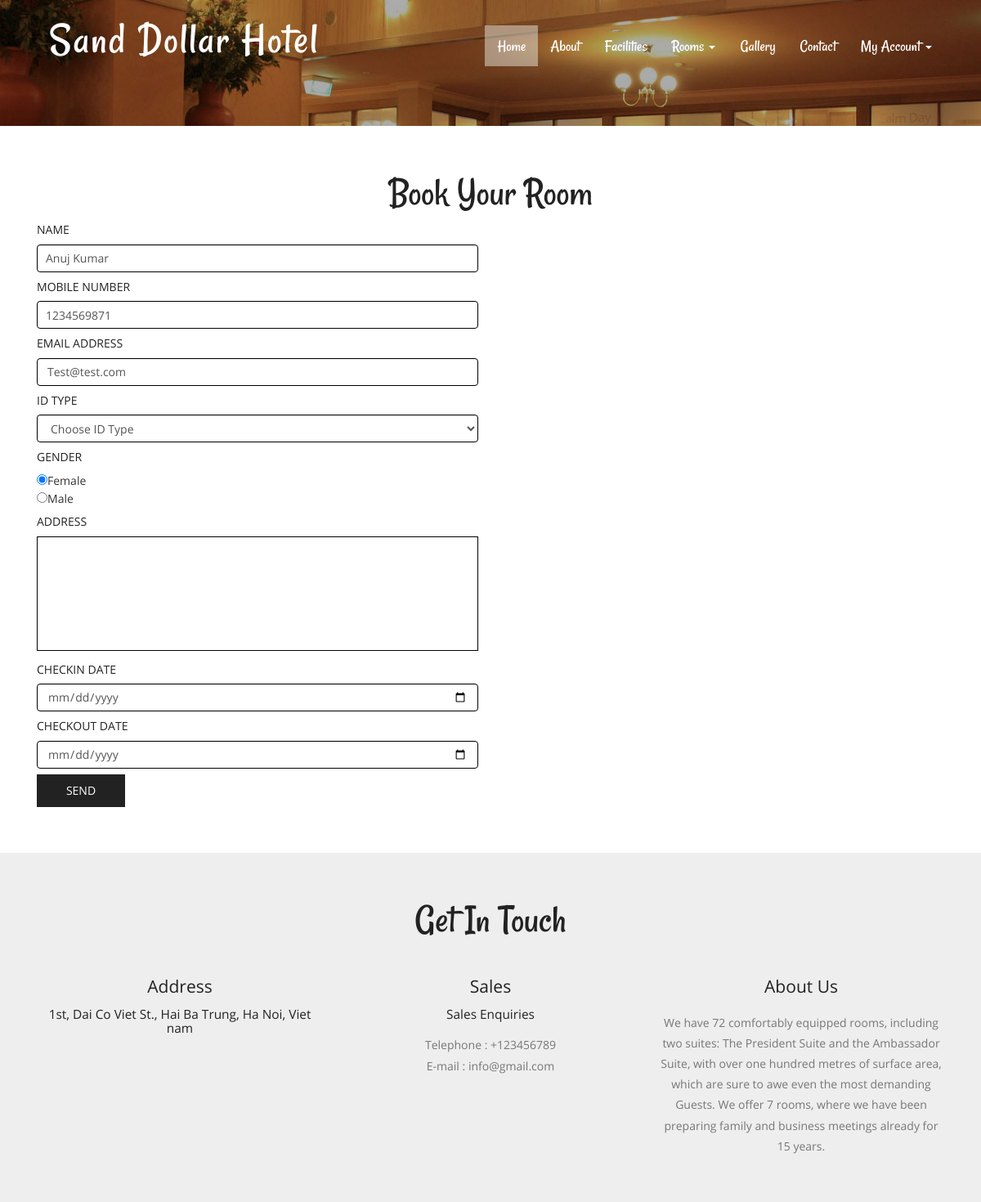
The app's page /book-room.php (signed in) with its own data.
### tables this page shows
CREATE TABLE `tbluser` (
  `ID` int(10) NOT NULL,
  `FullName` varchar(200) DEFAULT NULL,
  `MobileNumber` bigint(10) DEFAULT NULL,
  `Email` varchar(120) DEFAULT NULL,
  `Password` varchar(120) DEFAULT NULL,
  `RegDate` timestamp NULL DEFAULT current_timestamp()
);

CREATE TABLE `tblpage` (
  `ID` int(10) NOT NULL,
  `PageType` varchar(120) DEFAULT NULL,
  `PageTitle` varchar(200) DEFAULT NULL,
  `PageDescription` mediumtext DEFAULT NULL,
  `Email` varchar(120) DEFAULT NULL,
  `MobileNumber` bigint(10) DEFAULT NULL,
  `UpdationDate` timestamp NULL DEFAULT NULL ON UPDATE current_timestamp()
);

### src/book-room.php (the view, shortened to what this page needs)
<?php
include('includes/dbconnection.php');
if (strlen($_SESSION['hbmsuid'] == 0)) {
	header('location:logout.php');
} else {
?>
<!DOCTYPE HTML>
<html>
<head>
	<link href="css/bootstrap.css" rel="stylesheet" type="text/css" media="all">
	<link href="css/style.css" rel="stylesheet" type="text/css" media="all" />
</head>
<body>
	<div class="header head-top">
		<div class="container">
			<?php include_once('includes/header.php'); ?>
		</div>
	</div>
	<div class="content">
		<div class="contact">
			<div class="container">
				<h2>Book Your Room</h2>
				<div class="contact-grids">
					<div class="col-md-6 contact-right">
						<form method="post">
							<?php
							$uid = $_SESSION['hbmsuid'];
							$sql = "SELECT * from  tbluser where ID=:uid";
							$query = $dbh->prepare($sql);
							$query->bindParam(':uid', $uid, PDO::PARAM_STR);
							$query->execute();
							$results = $query->fetchAll(PDO::FETCH_OBJ);
							$cnt = 1;
							if ($query->rowCount() > 0) {
								foreach ($results as $row) {               ?>
									<h5>Name</h5>
									<input type="text" value="<?php echo $row->FullName; ?>" name="name" class="form-control" required="true" readonly="true">
									<h5>Mobile Number</h5>
									<input type="text" name="phone" class="form-control" required="true" maxlength="10" pattern="[0-9]+" value="<?php echo $row->MobileNumber; ?>" readonly="true">
									<h5>Email Address</h5>
									<input type="email" value="<?php echo $row->Email; ?>" class="form-control" name="email" required="true" readonly="true"><?php $cnt = $cnt + 1;
																																							}
																																						} ?>
							<h5>ID Type</h5>
							<select type="text" value="" class="form-control" name="idtype" required="true" class="form-control">
								<option value="">Choose ID Type</option>
							</select>
							<h5>Gender</h5>
							<p style="text-align: left;"> <input type="radio" name="gender" id="gender" value="Female" checked="true">Female</p>
							<p style="text-align: left;"> <input type="radio" name="gender" id="gender" value="Male">Male</p>
							<h5>Address</h5>
							<textarea type="text" rows="10" name="address" required="true"></textarea>
							<h5>Checkin Date</h5>
							<input type="date" value="" class="form-control" name="checkindate" required="true">
							<h5>Checkout Date</h5>
							<input type="date" value="" class="form-control" name="checkoutdate" required="true">
							<input type="submit" value="send" name="submit">
						</form>
					</div>
					<div class="clearfix"></div>
				</div>
			</div>
		</div>
		<?php include_once('includes/getintouch.php'); ?>
</html><?php }  ?>

### src/includes/getintouch.php (shortened to what this page needs)
<div class="touch-section">
	<div class="container">
		<h3>get in touch</h3>
		<div class="touch-grids">
			<?php
				$sql="SELECT * from tblpage where PageType='contactus'";
				$query = $dbh -> prepare($sql);
				$query->execute();
				$results=$query->fetchAll(PDO::FETCH_OBJ);
				$cnt=1;
				if($query->rowCount() > 0) {
					foreach($results as $row) {
			?>
			<div class="col-md-4 touch-grid">
				<h4>address</h4>
				<h5><?php echo htmlentities($row->PageDescription);?></h5>
			</div>
			<div class="col-md-4 touch-grid">
				<h4>Sales</h4>
				<h5>Sales Enquiries</h5>
				<p>Telephone : +<?php  echo htmlentities($row->MobileNumber);?></p>
				<p>E-mail : <?php  echo htmlentities($row->Email);?></p>
			</div>
			<?php $cnt=$cnt+1;}} ?>
			<div class="col-md-4 touch-grid">
				<?php
					$sql="SELECT * from tblpage where PageType='aboutus'";
					$query = $dbh -> prepare($sql);
					$query->execute();
					$results=$query->fetchAll(PDO::FETCH_OBJ);
					$cnt=1;
					if($query->rowCount() > 0) {
						foreach($results as $row) {
				?>
				<h4><?php  echo htmlentities($row->PageTitle);?></h4>
				<br>
				<p><?php  echo htmlentities($row->PageDescription);?></p>
				</div><?php $cnt=$cnt+1;}} ?>
					<div class="clearfix"></div>
				</div>
			</div>
		</div>
	</div>

### src/css/style.css (style rules this page uses)
h1,h2,h3,h4,h5,h6 { padding:0 0; margin:0 0; }
p { padding:0 0; margin:0 0; }
body { padding:0 0; margin:0 0; font-family: 'OpenSans-Regular' }
.header { background:url(../images/banner1.jpg) no-repeat 0px 0px; background-size:cover; -webkit-background-size: cover; -moz-background-size: cover; -o-background-size: cover; -ms-background-size: cover; min-height:764px; padding-bottom: 4em; }
.touch-section { padding: 4em 0; text-align: center; background-color: #eee; }
.touch-grids { margin-top: 3em; }
.touch-grid h4 { font-size: 1.5em; color: #222; text-transform: capitalize; }
.touch-section h3 { font-size: 3.5em; text-transform: capitalize; font-family: 'Rancho-Regular'; color: #222; }
.touch-grid h5 { font-size: 1.1em; padding: 1em 0; color: #222; }
.touch-grid p { font-size: 1em; line-height: 1.8em; color: #777; }
.head-top { min-height: 115px !important; }
.contact { padding: 4em 0; }
.contact h2 { font-size: 3.5em; text-transform: capitalize; font-family: 'Rancho-Regular'; color: #222; text-align:center; }
.contact-right h5 { font-size:1em; text-transform: uppercase; font-weight: 400; padding: 10px 0; color: #222; }
.contact-right input[type="text"] { width: 100%; padding: 10px 10px; font-size: 1em; outline: none; border: 1px solid #000; }
.contact-right textarea { width: 100%; padding: 10px 10px; font-size: 1em; height: 10em; resize: none; outline: none; border: 1px solid #000; }
.contact-right input[type="submit"] { width: 20%; font-size: 1em; text-transform: uppercase; background: #222; border: none; outline: none; margin-top: 0.5em; color: #fff; font-weight: 500; padding: 10px 0; }
@media (max-width:1440px) { .header { min-height: 679px; } }
@media (max-width:1366px) { .header { min-height: 652px; } }
@media (max-width:1280px) { .header { min-height: 602px; } }

### records on screen
tbluser: name "Anuj Kumar", phone "1234569871", email "Test@test.com"
tblpage: PageDescription "1st, Dai Co Viet St., Hai Ba Trung, Ha Noi, Viet nam", MobileNumber "123456789", Email "info@gmail.com"
tblpage: PageTitle "About Us", PageDescription "We have 72 comfortably equipped rooms, including two suites: The President Suite and the Ambassador Suite, with over one hundred metres of surface area, which are sure to awe even the most demanding Guests. We offer 7 rooms, where we have been preparing family and business meetings already for 15 years."
